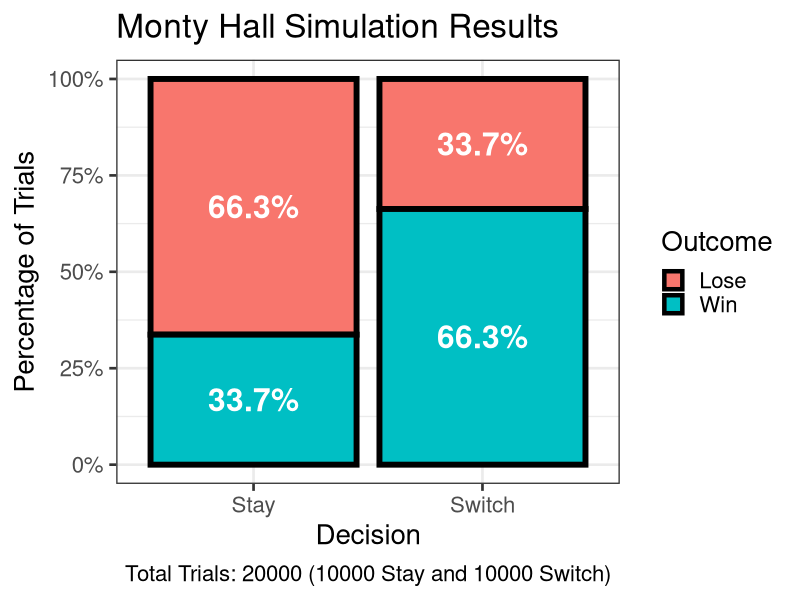

Recreate this plot in R.
# +++++++++++++++++++++++++
# +++  R BOOTCAMP MISC  +++
# +++     MontyHall     +++
# +++++++++++++++++++++++++
# + AUTHOR: David Dobolyi +
# +++++++++++++++++++++++++

# -----
# Notes
# -----

# This script provides one possible simulation of the Monty Hall problem (that is intentionally relatively verbose). For other R implementations that helped inspire this example, see:

# http://www.bodowinter.com/tutorial/bw_doodling_monty_hall.pdf
# https://www.lilianccheung.com/data-blog/the-monty-hall-problem-with-r
# http://www.samsi.info/sites/default/files/Sun_R_lab_february2012.pdf

# ---------
# Libraries
# ---------

library(dplyr)
library(ggplot2)
library(scales)

# --------------
# Misc Functions
# --------------

# Establish required outersect function (source: https://www.r-bloggers.com/outersect-the-opposite-of-rs-intersect-function/):

outersect <- function(x, y) {
  sort(c(setdiff(x, y),
         setdiff(y, x)))
}

# ------------------------------
# Monty Hall Simulation Function
# ------------------------------

montyHall <- function(decision = "stay", iterations = 10000, seed = 123) {
  
  # set random seed (for replicability)
  set.seed(seed)
  
  # establish the doors
  doors <- c("Prize", "No Prize", "No Prize")
  
  # create an empty vector for simulation outcomes
  theResult <- rep(NA, iterations)
  
  # run the simulation repeatedly for multiple iterations via for loop
  for (i in 1:iterations) {
    
    # randomize the doors
    theDoors <- sample(doors)
    
    # randomly choose a door for the contestant
    theChoice <- sample(1:3, 1)
    
    # determine host choice based on contest choice
    if (theDoors[theChoice] == "No Prize")
      theHostChoice <- outersect(which(theDoors == "No Prize"), theChoice)
    else if (theDoors[theChoice] == "Prize")
      theHostChoice <- sample(which(theDoors == "No Prize"), 1)
    
    # determine the contestant's final choice based on switch or stay decision preference
    if (decision == "switch")
      theFinalChoice <- outersect(c(theChoice, theHostChoice), 1:3)
    else if (decision == "stay")
      theFinalChoice <- theChoice
    
    # determine the result (i.e., win or lose)
    theResult[i] <- ifelse(theDoors[theFinalChoice] == "Prize", "Win", "Lose")
    
  }
  
  # calculate the proportion of wins
  winProp <- sum(theResult == "Win") / length(theResult)
  
  # print the win percentage to the console
  message("Proportion of Wins: ", winProp * 100, "% (", decision, ")\n", sep = "")
  
  # return results
  return(
    list(
      WinProp = winProp,
      SimulationResults = theResult
    )
  )
  
}

# --------------------------------------
# Run the Simulation for Stay vs. Switch
# --------------------------------------

stayResults   <- montyHall(decision = "stay",   iterations = 10000)
switchResults <- montyHall(decision = "switch", iterations = 10000)

# ----------------
# Organize Results
# ----------------

# Create a data.frame of the simulation results based on decision type:

overallResults <- data.frame(
  Decision = c(rep("Stay",   length(stayResults$SimulationResults)), 
               rep("Switch", length(switchResults$SimulationResults))),
  Outcome  = c(stayResults$SimulationResults,
               switchResults$SimulationResults)
)

head(overallResults)

# ---------------------------
# Manipulate and Plot Results
# ---------------------------

# Calculate win/lose percentages by decision:

plotDat <- overallResults %>% 
  group_by(Decision) %>% 
  count(Outcome) %>% 
  mutate(Percent = n/sum(n))

head(plotDat)

ggplot(plotDat, aes(x = Decision, y = Percent, fill = Outcome)) + 
  geom_bar(stat = "identity", color = "black", size = 2) + 
  geom_text(aes(label = paste0(sprintf("%1.1f", Percent * 100), "%")), position = position_stack(vjust = 0.5), color = "white", fontface = "bold", size = 8) + 
  scale_y_continuous(labels = percent) + 
  ylab("Percentage of Trials") + 
  theme_bw(base_size = 20) + 
  labs(title = "Monty Hall Simulation Results",
       caption = paste0("Total Trials: ", nrow(overallResults), " (", nrow(filter(overallResults, Decision == "Stay")), " Stay and ", nrow(filter(overallResults, Decision == "Switch")), " Switch)")) + 
  theme(plot.caption = element_text(hjust = 0.5))

# To understand this code (e.g., percentage labels using geom_text), see: https://stackoverflow.com/questions/37817809/r-ggplot-stacked-bar-chart-with-counts-on-y-axis-but-percentage-as-label
